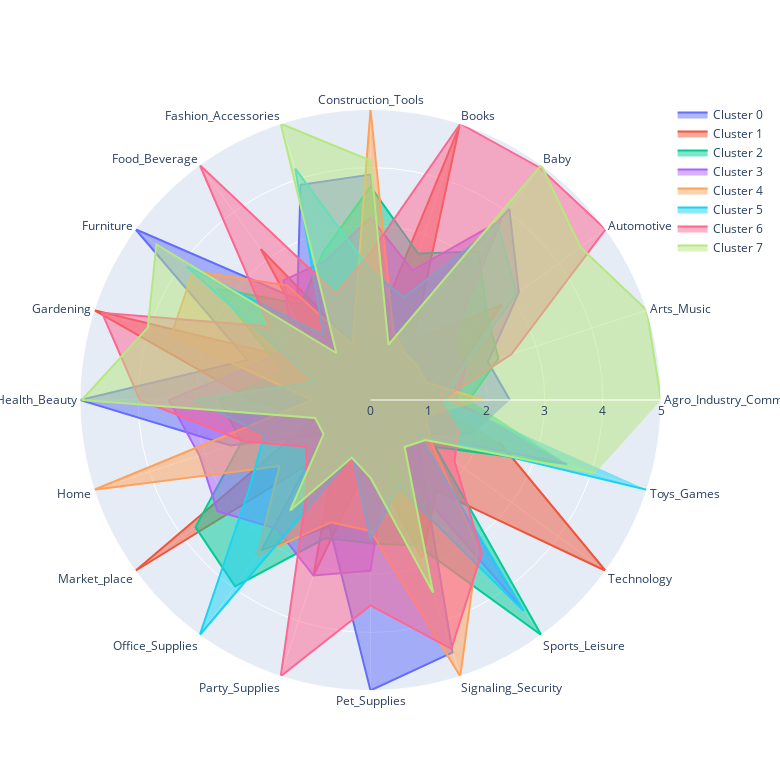

The notebook cell saved with this chart:
### Code cell
# Créer une figure en radar pour chaque cluster
fig = go.Figure()

for cluster, row in df_mms_cat.iterrows():
    values = row.values.tolist()
    

    

    fig.add_trace(go.Scatterpolar(
        r=values,
        theta=prod_col,
        fill='toself',
        name=f'Cluster {cluster}'
    ))

# Mettre en forme la figurenum_cols,
fig.update_layout(
    polar=dict(
        radialaxis=dict(
            visible=True,
            range=[0, 5]
        ),
    ),
    showlegend=True,
    width=780,
    height=780

)

# Afficher la figure
fig.show()
figsize = (60,60)

### Figure 1 — Plotly figure (JSON) as saved in the notebook; plotly's stock layout.template omitted (floating-point values rounded to 4 significant figures)
{"data": [{"fill": "toself", "name": "Cluster 0", "r": [2.399, 2.125, 3.156, 4.065, 1.092, 3.88, 3.895, 2.145, 5, 2.229, 5.0, 2.537, 1.006, 3.195, 2.291, 5, 4.569, 1.538, 1, 1.86], "theta": ["Agro_Industry_Commerce", "Arts_Music", "Automotive", "Baby", "Books", "Construction_Tools", "Fashion_Accessories", "Food_Beverage", "Furniture", "Gardening", "Health_Beauty", "Home", "Market_place", "Office_Supplies", "Party_Supplies", "Pet_Supplies", "Signaling_Security", "Sports_Leisure", "Technology", "Toys_Games"], "type": "scatterpolar"}, {"fill": "toself", "name": "Cluster 1", "r": [1, 1.563, 2.79, 1.258, 4.953, 1, 1.038, 3.214, 1, 5, 2.042, 1.007, 5, 1, 3.181, 1, 2.865, 1.934, 5, 2.325], "theta": ["Agro_Industry_Commerce", "Arts_Music", "Automotive", "Baby", "Books", "Construction_Tools", "Fashion_Accessories", "Food_Beverage", "Furniture", "Gardening", "Health_Beauty", "Home", "Market_place", "Office_Supplies", "Party_Supplies", "Pet_Supplies", "Signaling_Security", "Sports_Leisure", "Technology", "Toys_Games"], "type": "scatterpolar"}, {"fill": "toself", "name": "Cluster 2", "r": [1.696, 2.316, 2.483, 3.16, 2.649, 3.674, 2.661, 2.037, 3.267, 1.568, 2.596, 2.335, 3.723, 3.965, 2.499, 2.466, 2.639, 5, 1.379, 3.559], "theta": ["Agro_Industry_Commerce", "Arts_Music", "Automotive", "Baby", "Books", "Construction_Tools", "Fashion_Accessories", "Food_Beverage", "Furniture", "Gardening", "Health_Beauty", "Home", "Market_place", "Office_Supplies", "Party_Supplies", "Pet_Supplies", "Signaling_Security", "Sports_Leisure", "Technology", "Toys_Games"], "type": "scatterpolar"}, {"fill": "toself", "name": "Cluster 3", "r": [1.473, 1.72, 1.732, 3.824, 2.347, 3.143, 2.519, 2.544, 1.66, 2.033, 3.469, 3.095, 3.254, 2.74, 3.177, 2.939, 1, 4.436, 1.01, 3.534], "theta": ["Agro_Industry_Commerce", "Arts_Music", "Automotive", "Baby", "Books", "Construction_Tools", "Fashion_Accessories", "Food_Beverage", "Furniture", "Gardening", "Health_Beauty", "Home", "Market_place", "Office_Supplies", "Party_Supplies", "Pet_Supplies", "Signaling_Security", "Sports_Leisure", "Technology", "Toys_Games"], "type": "scatterpolar"}, {"fill": "toself", "name": "Cluster 4", "r": [1.943, 1, 1, 1, 1.265, 5, 1, 2.44, 3.773, 3.607, 1, 5, 1.936, 3.318, 2.215, 2.254, 5.0, 3.139, 1.317, 1], "theta": ["Agro_Industry_Commerce", "Arts_Music", "Automotive", "Baby", "Books", "Construction_Tools", "Fashion_Accessories", "Food_Beverage", "Furniture", "Gardening", "Health_Beauty", "Home", "Market_place", "Office_Supplies", "Party_Supplies", "Pet_Supplies", "Signaling_Security", "Sports_Leisure", "Technology", "Toys_Games"], "type": "scatterpolar"}, {"fill": "toself", "name": "Cluster 5", "r": [1.291, 1.637, 3.108, 3.731, 1.857, 2.227, 4.188, 1.38, 3.91, 1, 3.051, 1.918, 2.576, 5, 1, 2.389, 1.58, 4.491, 1.036, 5], "theta": ["Agro_Industry_Commerce", "Arts_Music", "Automotive", "Baby", "Books", "Construction_Tools", "Fashion_Accessories", "Food_Beverage", "Furniture", "Gardening", "Health_Beauty", "Home", "Market_place", "Office_Supplies", "Party_Supplies", "Pet_Supplies", "Signaling_Security", "Sports_Leisure", "Technology", "Toys_Games"], "type": "scatterpolar"}, {"fill": "toself", "name": "Cluster 6", "r": [1.22, 2.551, 5, 4.948, 5, 2.527, 1.928, 5.0, 2.15, 4.858, 3.971, 2.294, 1.372, 1.845, 5, 3.536, 4.503, 3.258, 1.787, 1.595], "theta": ["Agro_Industry_Commerce", "Arts_Music", "Automotive", "Baby", "Books", "Construction_Tools", "Fashion_Accessories", "Food_Beverage", "Furniture", "Gardening", "Health_Beauty", "Home", "Market_place", "Office_Supplies", "Party_Supplies", "Pet_Supplies", "Signaling_Security", "Sports_Leisure", "Technology", "Toys_Games"], "type": "scatterpolar"}, {"fill": "toself", "name": "Cluster 7", "r": [5, 5.0, 4.47, 5, 1, 4.122, 5.0, 1, 4.555, 4.029, 4.968, 1, 1, 2.351, 1.041, 1.339, 3.484, 1, 1.169, 4.07], "theta": ["Agro_Industry_Commerce", "Arts_Music", "Automotive", "Baby", "Books", "Construction_Tools", "Fashion_Accessories", "Food_Beverage", "Furniture", "Gardening", "Health_Beauty", "Home", "Market_place", "Office_Supplies", "Party_Supplies", "Pet_Supplies", "Signaling_Security", "Sports_Leisure", "Technology", "Toys_Games"], "type": "scatterpolar"}], "layout": {"height": 780, "polar": {"radialaxis": {"range": [0, 5], "visible": true}}, "showlegend": true, "width": 780}}
